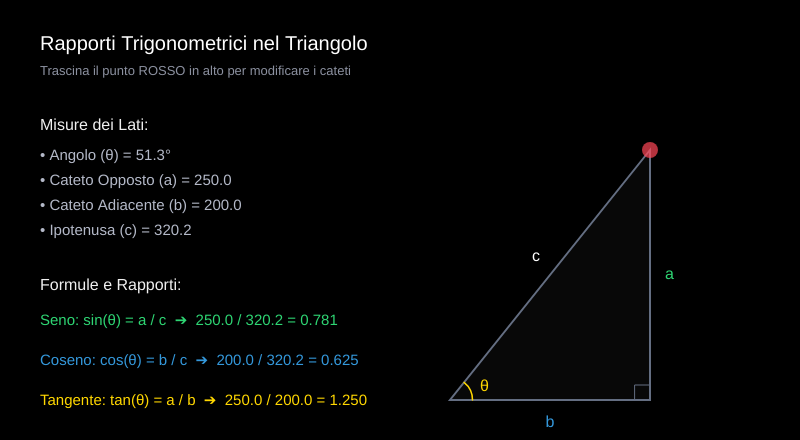
Frame 1 (no input)
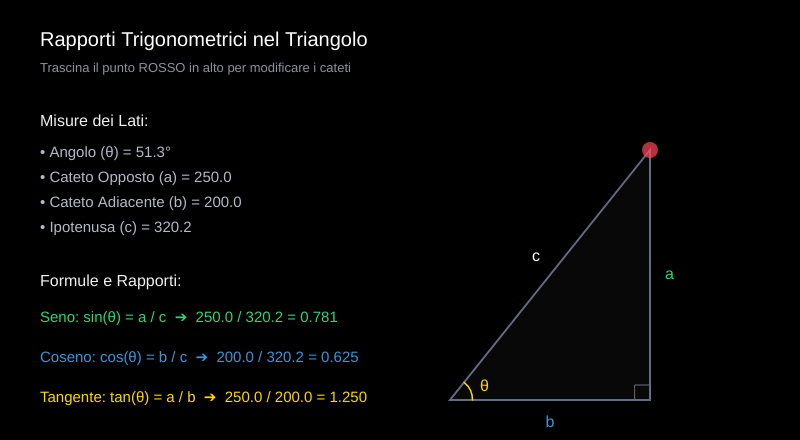
Frame 60 (no input)
Frame 120 (the mouse pressed at the canvas centre since frame 60): identical to frame 60, image omitted

The p5.js sketch that drew these frames (run headless with seeded random() and noise() and a simulated clock; from frame 60 on, the mouse is pressed at the canvas centre):

// p5.js sketch
// ── sketch.js
// Coordinate del vertice mobile del triangolo
let vertX = 650;
let vertY = 150;

// Coordinate dell'angolo retto (fisso in basso a destra rispetto al vertice)
let originX = 650;
let originY = 400;

// Coordinate del punto a sinistra (fisso)
let baseX = 450;
let baseY = 400;

let trascina = false;

function setup() {
  createCanvas(800, 440);
}

function draw() {
  background(0);

  // --- 1. CALCOLI GEOMETRICI E MATEMATICI ---
  // Cateto adiacenteall'angolo (orizzontale)
  let adj = originX - baseX;
  // Cateto opposto all'angolo (verticale)
  let opp = originY - vertY;
  // Ipotenusa (teorema di Pitagora)
  let hyp = sqrt(adj * adj + opp * opp);
  
  // Calcolo dell'angolo theta in gradi
  let angolo = degrees(atan2(opp, adj));

  // Rapporti trigonometrici
  let sinVal = opp / hyp;
  let cosVal = adj / hyp;
  let tanVal = opp / adj;

  // --- 2. INTERFACCIA TESTUALE (A SINISTRA) ---
  fill(255);
  noStroke();
  textFont('Helvetica');
  
  textSize(20);
  text("Rapporti Trigonometrici nel Triangolo", 40, 50);
  
  textSize(13);
  fill(140, 145, 160);
  text("Trascina il punto ROSSO in alto per modificare i cateti", 40, 75);

  // Pannello dei valori dei lati
  fill(240);
  textSize(16);
  text("Misure dei Lati:", 40, 130);
  textSize(15);
  fill(180, 185, 200);
  text(`• Angolo (θ) = ${angolo.toFixed(1)}°`, 40, 160);
  text(`• Cateto Opposto (a) = ${opp.toFixed(1)}`, 40, 185);
  text(`• Cateto Adiacente (b) = ${adj.toFixed(1)}`, 40, 210);
  text(`• Ipotenusa (c) = ${hyp.toFixed(1)}`, 40, 235);

  // TABELLA DELLE FORMULE UNIFICATE
  fill(240);
  textSize(16);
  text("Formule e Rapporti:", 40, 290);
  
  textSize(15);
  // Seno (Verde)
  fill(46, 213, 115);
  text(`Seno: sin(θ) = a / c  ➔  ${opp.toFixed(1)} / ${hyp.toFixed(1)} = ${sinVal.toFixed(3)}`, 40, 325);
  
  // Coseno (Azzurro)
  fill(52, 152, 219);
  text(`Coseno: cos(θ) = b / c  ➔  ${adj.toFixed(1)} / ${hyp.toFixed(1)} = ${cosVal.toFixed(3)}`, 40, 365);
  
  // Tangente (Giallo)
  fill(255, 215, 0);
  text(`Tangente: tan(θ) = a / b  ➔  ${opp.toFixed(1)} / ${adj.toFixed(1)} = ${tanVal.toFixed(3)}`, 40, 405);


  // --- 3. DISEGNO DEL TRIANGOLO RETTANGOLO (A DESTRA) ---
  // Aggiorna la posizione dell'angolo retto in base a dove si sposta la X del vertice
  originX = vertX; 

  // Riempimento interno del triangolo
  fill(255, 255, 255, 8);
  stroke(100, 110, 130);
  strokeWeight(2);
  triangle(baseX, baseY, originX, originY, vertX, vertY);

  // Quadratino dell'angolo retto (90°)
  strokeWeight(1);
  noFill();
  rect(originX - 15, originY - 15, 15, 15);

  // Arco dell'angolo Theta (θ)
  stroke(255, 215, 0);
  strokeWeight(1.5);
  arc(baseX, baseY, 45, 45, -radians(angolo), 0);

  // Etichette dei Lati sulla figura
  noStroke();
  textSize(16);
  
  fill(46, 213, 115); // Verde per lato opposto 'a'
  textAlign(LEFT, CENTER);
  text("a", originX + 15, (originY + vertY) / 2);

  fill(52, 152, 219); // Azzurro per lato adiacente 'b'
  textAlign(CENTER, TOP);
  text("b", (baseX + originX) / 2, originY + 15);

  fill(255); // Bianco per ipotenusa 'c'
  textAlign(RIGHT, BOTTOM);
  text("c", (baseX + vertX) / 2 - 10, (baseY + vertY) / 2 - 10);

  // Lettera dell'angolo θ
  fill(255, 215, 0);
  textAlign(LEFT, BOTTOM);
  text("θ", baseX + 30, baseY - 5);

  // VERTICE INTERATTIVO (Punto rosso trascinabile)
  if (trascina) {
    // Vincoliamo i movimenti del mouse per non distruggere il triangolo rettangolo
    vertX = constrain(mouseX, baseX + 50, width - 50);
    vertY = constrain(mouseY, 50, baseY - 50);
  }

  // Cambia colore al punto se il mouse ci passa sopra per far capire che è interattivo
  let d = dist(mouseX, mouseY, vertX, vertY);
  if (d < 15 || trascina) {
    fill(255, 71, 87); // Rosso acceso
    cursor(HAND);
  } else {
    fill(255, 71, 87, 180); // Rosso semi-trasparente
    cursor(ARROW);
  }
  noStroke();
  ellipse(vertX, vertY, 16, 16);
}

// --- GESTIONE DEL CLICK PER TRASCINARE IL VERTICE ---
function mousePressed() {
  let d = dist(mouseX, mouseY, vertX, vertY);
  if (d < 15) {
    trascina = true;
  }
}

function mouseReleased() {
  trascina = false;
}
